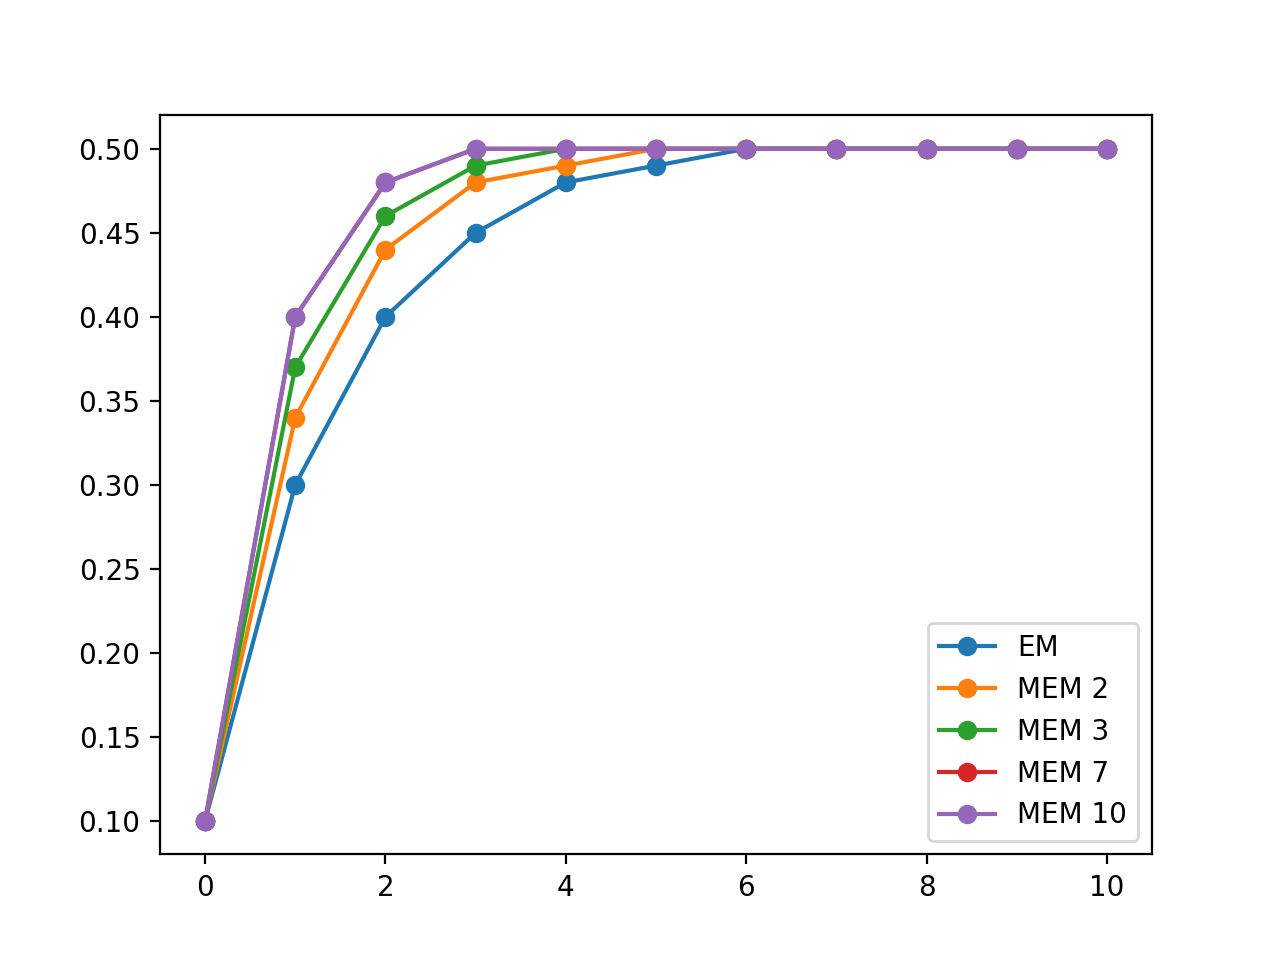

The Python source for this figure:
import numpy as np
from scipy.misc import factorial
import time
class Binomial:
    def __init__(self,n,p):
        self.n = n
        self.p = p
    def pmf(self,k):
        if (k>self.n):
            print ("error in factorial")
            exit()
        a,b,c =factorial(np.array([self.n, k, self.n-k]),exact=True) 
        A = a/b/c
        return A*self.p**(k)*(1-self.p)**(self.n-k)

    def cdf(self,k):
        pass
        return
    def __call__(self):
        # return a sample
        return

def pmf(k,n,p): 
    a,b,c =factorial(np.array([n, k, n-k]),exact=True) 
    A = a/b/c
    return A*p**k*(1-p)**(n-k)



def partition(N):
    s = []
    for i in range(N+1):
        for j in range(i,N+1):
            a = i
            b = j-i
            c = N-j
            s.append( [a,b,c] )
    return s

def MEM(N):
    # N = multiset size
    theta = 0.1
    theta_list = np.linspace(0.0,1,101)
    theta_list = theta_list[1:-1]
    set_partition = partition(N)
    result_list = [0.1]
    p0_ = pmf(0,2,theta_list)
    p1_ = pmf(1,2,theta_list)
    p2_ = pmf(2,2,theta_list)
    P_ = np.vstack([p0_,p1_,p2_])
    time_list = []
    set_partition = np.array(set_partition)
    for epoch in range(10):
        tik = time.time()
        bi = Binomial(2,theta)
        p0 = bi.pmf(0)
        p1 = bi.pmf(1)
        p2 = bi.pmf(2)
        PS_list = np.sum(set_partition*np.array([p0,p1,p2]),axis=1,keepdims=True)
        log_list = np.log(set_partition.dot(P_)*p1_)
        #for i, s in enumerate(set_partition):
        #    PS_list[i,0] = np.sum(np.array(s)*np.array([p0,p1,p2]))
        #    p0_ = pmf(0,2,theta_list)
        #    p1_ = pmf(1,2,theta_list)
        #    p2_ = pmf(2,2,theta_list)
        #    a, b,c = s
        #    log_list[i,:] =np.log( (a*p0_ +b *p1_ + c*p2_) *p1_ )
        Q_list = np.sum(PS_list * log_list,axis=0)
        theta = theta_list[np.argmax(Q_list)]
        tok =time.time()
        time_used = tok-tik
        time_list.append(time_used)
        result_list.append(theta)
    result_list = np.array(result_list)
    diff= result_list[1:] - result_list[:-1]
    index = np.where(diff ==0)[0][0] 
    return result_list,time_list,index

def EM():
    theta = 0.1
    theta_list = np.linspace(0.0,1,101)
    theta_list = theta_list[1:-1]
    set_partition = np.identity(3)
    result_list = [0.1]
    p0_ = pmf(0,2,theta_list)
    p1_ = pmf(1,2,theta_list)
    p2_ = pmf(2,2,theta_list)
    P_ = np.vstack([p0_,p1_,p2_])
    time_list = []
    for epoch in range(10):
        tik = time.time()
        bi = Binomial(2,theta)
        p0 = bi.pmf(0)
        p1 = bi.pmf(1)
        p2 = bi.pmf(2)
        PS_list = np.array([p0,p1,p2])
        log_list = np.log(P_*p1_)
        #Q_list = np.sum(PS_list * log_list,axis=0)
        Q_list = PS_list.dot(log_list)
        theta = theta_list[np.argmax(Q_list)]
        tok =time.time()
        time_used = tok-tik
        time_list.append(time_used)
        result_list.append(theta)
    result_list = np.array(result_list)
    diff= result_list[1:] - result_list[:-1]
    index = np.where(diff ==0)[0][0] 
    return result_list,time_list,index


rl1,tl1,id1= EM()
rl2,tl2,id2 = MEM(2)
rl3,tl3,id3 = MEM(3)
rl7,tl7,id7 =MEM(7)
rl10,tl10,id10 =MEM(10)

print id1,id2,id3,id7,id10
import matplotlib.pyplot as plt
plt.plot(rl1,'o-',label='EM')
plt.plot(rl2,'o-',label="MEM 2")
plt.plot(rl3,'o-',label="MEM 3")
plt.plot(rl7,'o-',label="MEM 7")
plt.plot(rl10,'o-',label="MEM 10")

plt.legend(loc="best")
plt.show()

plt.figure()
plt.plot(tl1,'o-',label='EM')
plt.plot(tl2,'o-',label="MEM 2")
plt.plot(tl3,'o-',label="MEM 3")
plt.plot(tl7,'o-',label="MEM 7")
plt.plot(tl10,'o-',label="MEM 10")
plt.legend(loc="best")
plt.title("time used in each iteration")
plt.figure()
kl = [1,2,3,7,10]
tl = np.mean(np.vstack([tl1,tl2,tl3,tl7,tl10]),axis=1)
plt.plot(kl,tl,'o-')
plt.ylabel("time")
plt.title("average time for each iteration")

tll = [0,0,0,0,0]
tll[0] = np.sum(tl1[:id1+1])
tll[1] = np.sum(tl2[:id2+1])
tll[2] = np.sum(tl3[:id3+1])
tll[3] = np.sum(tl7[:id7+1])
tll[4] = np.sum(tl10[:id10+1])
plt.figure()
#plt.plot(kl, tl*np.array([id1,id2,id3,id7,id10]),'o-')
plt.plot(kl, tll,'o-')
plt.title("total time until convergence")
plt.show()
